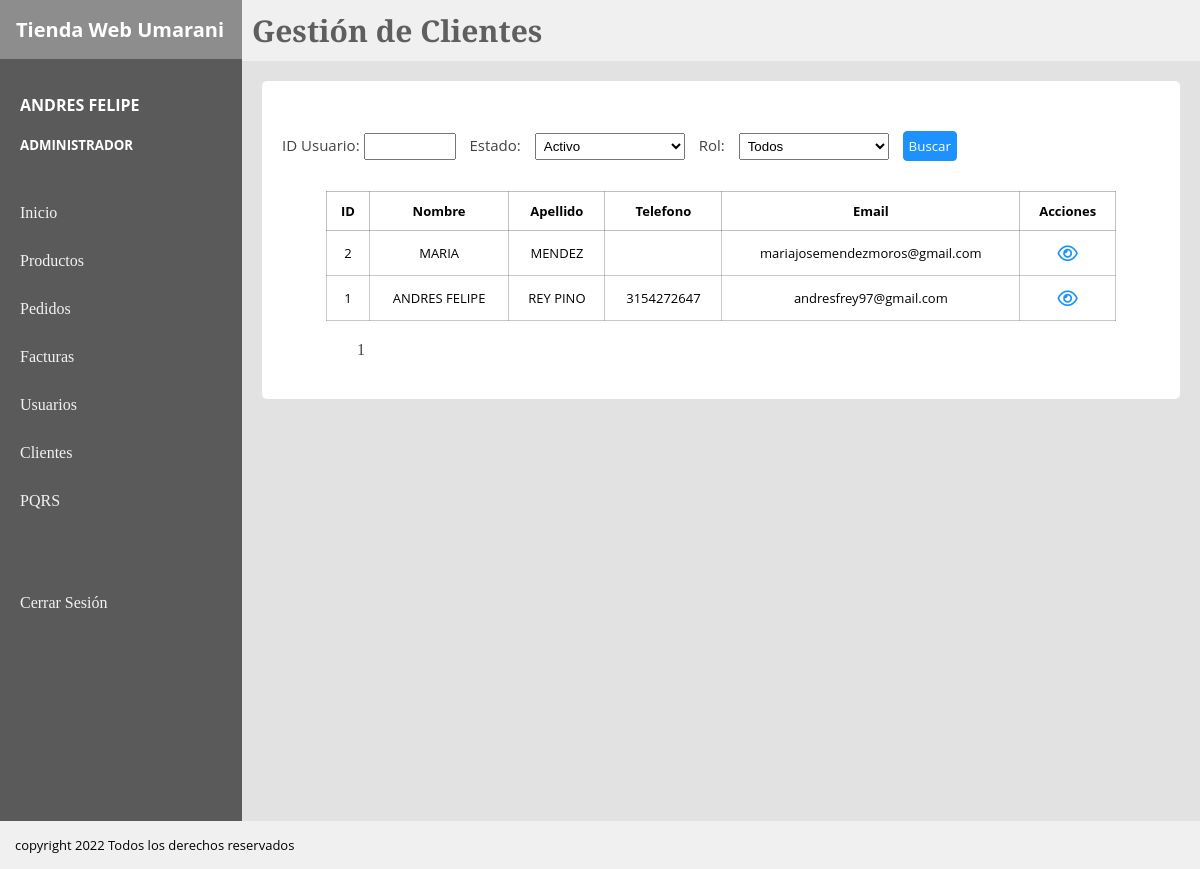
/View/adminClientes.php?pagina=1 (signed in), run on the app's committed database.
### tables this page shows
CREATE TABLE `cliente` (
  `clienteId` int(11) NOT NULL AUTO_INCREMENT,
  `clienteNombre` varchar(50) NOT NULL,
  `clienteApellido` varchar(50) NOT NULL,
  `clienteTelefono` varchar(10) NOT NULL,
  `clienteEmail` varchar(150) NOT NULL,
  `clienteContraseña` varchar(10) NOT NULL,
  PRIMARY KEY (`clienteId`)
);

### Controller/mostrarClientes.php (called while the page is built)
<?php
require('../Model/M_adminClientes.php');
$listarCliente = new Clientes();
$registros= $listarCliente->verCliente();
$resultado = mysqli_query($conexionClientes,"SELECT COUNT(*) AS cantidad FROM usuariotienda")
    or die("problemas en el select" . mysqli_error($conexionClientes));
    $res = mysqli_fetch_array($resultado);
    $cantidad = $res['cantidad'];
?>

### Model/M_adminClientes.php (called while the page is built, shortened)
<?php
    class Clientes {
            private $cl;
        public function __construct()
        {
            $this->cl = new mysqli('localhost','root','','proyecto');
        }
        public function verCliente(){
            $cantidad = $this->cl->query("SELECT COUNT(*) as cantidad FROM factura");
            $registrosxpagina = 5;
            $inicio = ($_GET['pagina']-1)*$registrosxpagina;
            $query = $this->cl->query("SELECT * FROM cliente
            ORDER BY clienteId DESC
            LIMIT $inicio,$registrosxpagina ");
            $retorno = [];
            $i = 0;
            while($fila = $query->fetch_assoc()) {
                $retorno[$i] = $fila;
                $i++;
            }
            return $retorno;
        }
    }
    ?>

### View/adminClientes.php (the view, shortened to what this page needs)
<?php
require_once('../Controller/mostrarClientes.php');
$paginas = $cantidad/5;
$paginas = ceil($paginas);
?>
<!DOCTYPE html>
<html lang="en">
<head>
</head>
<body>
<link rel="stylesheet" href="../CSS/tiendaEstilos.css">
    <div class="padre">
        <div class="board">
            <div class="titulo">
                <h1>Tienda Web Umarani</h1>
            </div>
            <div class="usuario">
                <h4><?php echo $_SESSION['nombre'] ." ".  $_SESSION['apellido']; ?></h4>
                <h5><?php echo $_SESSION['rol']; ?></h5>
            </div>
            <nav class="secciones">
                <a href="">Inicio</a>
                <a href="../View/Productos.php?pagina=1">Productos</a>
                <a href="../View/pedidos.php?pagina=1">Pedidos</a>
                <a href="../view/facturas.php?pagina=1">Facturas</a>
                <?php if($_SESSION['rol'] == 'ADMINISTRADOR')  { ?>
                <a href="../View/Usuarios.php?pagina=1">Usuarios</a>
                <a href="../View/adminClientes.php?pagina=1">Clientes</a> <?php } ?>
                <a href="../View/PQRS.php?pagina=1">PQRS</a><br><br><br>
                <a href="../Controller/cerrarSesion.php">Cerrar Sesión</a>
            </nav>
        </div>
        <div class="content">
        <header class="header">
            <h1>Gestión de Clientes</h1>
        </header>
        <section class="section">
            <div class="container">
                <div class="filtros" >
                    <form action="">
                        <label for="id">ID Usuario: </label>
                        <input name="id" type="text" class="idpedido">
                        <label for=""> Estado: </label>
                        <select name="" id="">Estado
                            <option value="">Activo</option>
                        </select>
                        <label for=""> Rol: </label>
                        <select name="" id="">Estado
                            <option value="">Todos</option>
                        </select>
                        <input class="searchButton" type="button" value="Buscar">
                    </form>
                </div>
                <table>
                    <tr>
                        <th>ID</th>
                        <th>Nombre</th>
                        <th>Apellido</th>
                        <th>Telefono</th>
                        <th>Email</th>
                        <th>Acciones</th>
                    </tr>
                     <?php
                        foreach($registros as $reg){
                     ?>
                    <tr class="información" >
                        <td> <?php echo $reg['clienteId']   ?> </td>
                        <td> <?php echo $reg['clienteNombre']   ?></td>
                        <td> <?php echo $reg['clienteApellido']   ?></td>
                        <td> <?php echo $reg['clienteTelefono']   ?></td>
                        <td> <?php echo $reg['clienteEmail']   ?></td>
                        <td>
                            <a class="detail" href="#"><i class="far fa-eye"></i></a>
                        </td>
                        <?php
                        }
                     ?>
                </table>
                <nav class="paginacion">
                <?php for($i=0; $i < $paginas; $i++){
                  ?> <a href="../view/adminClientes.php?pagina=<?php echo"$i"+1 ?>"><?php echo "$i"+1;  ?> </a>
                <?php  } ?>
                </nav>
            </div>
        </section>
        </div>
    </div>
    <footer class="footer">
        <p>copyright 2022 Todos los derechos reservados</p>
    </footer>
</body>
</html>

### CSS/tiendaEstilos.css (style rules this page uses)
* { padding: 0px; margin: 0px; }
.padre { display: flex; }
.board { background: #5a5a5a; flex: 1 1 auto; height: auto; }
.titulo { background: #8d8d8d; padding: 10px; }
.titulo h1 { font-family: 'Open Sans', sans-serif; font-size: 20px; padding: 6px; color:rgb(255, 255, 255); }
.usuario { padding: 10px; margin-top: 15px; }
.usuario h4 { color: rgb(255, 255, 255); font-family: 'Open Sans', sans-serif; padding: 10px; }
.usuario h5 { color: rgb(255, 255, 255); font-family: 'Open Sans', sans-serif; padding: 10px; }
.secciones { padding: 10px; }
.secciones a { display: block; padding: 10px; color: rgb(243, 243, 243); text-decoration: none; margin-top: 10px; font-family: 'Bitter', serif; transition: 0.3s ease-in-out; }
.content { flex: 100 1 auto; }
.header { background: #f0f0f0; }
.header h1 { font-family: 'Bitter', serif; font-size: 30px; padding: 10px; color: rgb(95, 95, 95); }
.section { background: #e2e2e2; padding: 20px; min-height: 720px; }
.container { padding: 20px; border-radius: 5px; background: #ffffff; }
table { margin-left: auto; margin-right: auto; border: 1px solid rgba(95, 95, 95, 0.384); border-collapse: collapse; width: 90%; font-family: 'Open Sans', sans-serif; font-size: 13px; }
th { border: 1px solid rgba(95, 95, 95, 0.384); text-align: center; padding: 10px; }
td { border: 0.5px solid rgba(95, 95, 95, 0.336); padding: 10px; text-align: center; }
.detail { color: #1d92ff; font-size: 18px; padding: 10px; }
select { width: 50px; margin: 0px 10px; padding: 4px; }
.filtros { margin: 30px 0px; font-family: 'Open Sans', sans-serif; font-size: 15px; color: #444444; }
.filtros select { width: 150px; overflow: hidden; }
.idpedido { width: 80px; padding: 4px; margin-right: 10px; overflow: hidden; }
.searchButton { padding: 5px; font-family: 'Open Sans', sans-serif; background: #1d92ff; color: #fff; border: 0.5px solid #1d92ff; border-radius: 4px; cursor: pointer; }
.paginacion { margin: 20px 0px 20px 60px; }
.paginacion a { text-decoration: none; color: #444444; margin: 0px 10px; padding: 5px; }
.footer { background: #f0f0f0; padding: 15px; font-family: 'Open Sans', sans-serif; font-size: 13px; }

### data on the page
cliente: clienteId "2", clienteNombre "MARIA", clienteApellido "MENDEZ", clienteEmail "mariajosemendezmoros@gmail.com"
cliente: clienteId "1", clienteNombre "ANDRES FELIPE", clienteApellido "REY PINO", clienteTelefono "3154272647", clienteEmail "andresfrey97@gmail.com"

### other printed values
$_SESSION['nombre'] "ANDRES"
$_SESSION['apellido'] "FELIPE"
$_SESSION['rol'] "ADMINISTRADOR"
